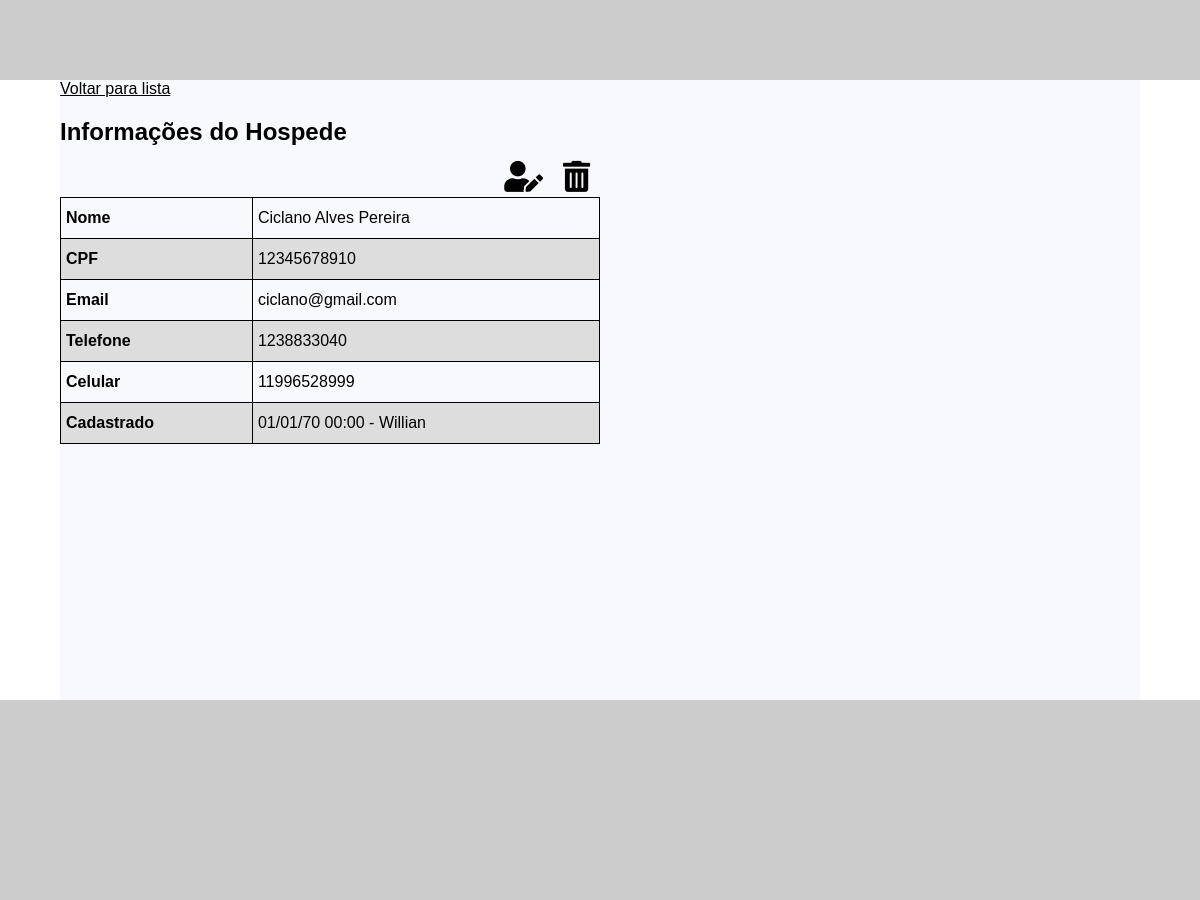
Screenshot of /detalhes-hospede.php?id=7 (signed in) with the database file from the repository.
### tables this page shows
CREATE TABLE IF NOT EXISTS `hospedes` (
  `id` int(11) NOT NULL AUTO_INCREMENT,
  `nome_completo` varchar(255) NOT NULL,
  `CPF` varchar(11) NOT NULL,
  `email` varchar(255) NOT NULL,
  `celular` varchar(11) NOT NULL,
  `telefone` varchar(10) DEFAULT NULL,
  `status` tinyint(11) DEFAULT '1',
  `dataCadastro` datetime DEFAULT NULL,
  `id_funcionario` int(11) DEFAULT NULL,
  PRIMARY KEY (`id`),
  UNIQUE KEY `email` (`email`),
  UNIQUE KEY `CPF` (`CPF`),
  KEY `CPF_2` (`CPF`),
  KEY `id_funcionario` (`id_funcionario`)
);

CREATE TABLE IF NOT EXISTS `funcionarios` (
  `id` int(11) NOT NULL AUTO_INCREMENT,
  `nome` varchar(100) NOT NULL,
  `email` varchar(100) NOT NULL,
  `senha` varchar(64) NOT NULL,
  `dataCadastro` datetime NOT NULL,
  PRIMARY KEY (`id`)
);

### server/conexao.class.php (called while the page is built, shortened)
<?php
abstract class Conexao{
    public function __construct(){
        $this->dbname = 'gestao-hoteleira';
        $this->host = 'localhost';
        $this->dbuser = 'root';
        $this->dbpass = '';
        try{
            $this->pdo = new PDO("mysql:host=".$this->host.";dbname=".$this->dbname, $this->dbuser, $this->dbpass);
        }catch(PDOException $e){
            $this->setStatus("Não conectado!");
        }
    }
}

### server/hospede.class.php (called while the page is built, shortened)
<?php
require_once 'conexao.class.php';
class Hospede extends Conexao{
    public function infoHospede($id){
        $sql = "select hospedes.*, funcionarios.nome
from hospedes join funcionarios
on funcionarios.id = hospedes.id_funcionario where hospedes.id = :id";
        $sql = $this->pdo->prepare($sql);
        $sql->bindValue(":id", $id);
        $sql->execute();
        if($sql->rowCount() > 0){
            return $sql->fetch();
        }else{
            return array();
        }
    }
}

### detalhes-hospede.php (the view, shortened to what this page needs)
<?php
require_once 'server/hospede.class.php';
$hospede = new Hospede();
if(isset($_GET['id']) and !empty($_GET['id'])){
    $id = $_GET['id'];
    $info = $hospede->infoHospede($id);
}else{
    header("Location: lista-hospedes.php");
}
require_once 'header.php';
?>
<div class="container">
    <a href="lista-hospedes.php">Voltar para lista</a>
    <div class="detalhes-hospede">
        <h2>Informações do Hospede</h2>
        <i id="excluirHospede" onclick="excluirHospede(<?php echo $info['id']; ?>)" class="fas fa-trash-alt"></i>
        <i id="editarHospede" onclick="editarHospede(<?php echo $info['id']; ?>)" class="fas fa-user-edit"></i>
        <table id="tabela-info-hospede">
            <tr>
                <th>Nome</th>
                <td id="tdNome"><?php echo $info['nome_completo']; ?></td>
            </tr>
            <tr>
                <th>CPF</th>
                <td id="tdCPF"><?php echo $info['CPF']; ?></td>
            </tr>
            <tr>
                <th>Email</th>
                <td id="tdEmail"><?php echo $info['email']; ?></td>
            </tr>
            <tr>
                <th>Telefone</th>
                <td id="tdTelefone"><?php echo $info['telefone']; ?></td>
            </tr>
            <tr>
                <th>Celular</th>
                <td id="tdCelular"><?php echo $info['celular']; ?></td>
            </tr>
            <tr>
                <th>Cadastrado</th>
                <td id="tdCelular"><?php echo date('d/m/y H:i', strtotime($info['dataCadastro'])).' - '.$info['nome'];  ?></td>
            </tr>
        </table>
    </div>
</div>
<?php
require_once 'footer.php';
?>

### css/style.css (style rules this page uses)
*,body { margin: 0; padding: 0; font-family: 'Quicksand', sans-serif; }
a { color: inherit; }
div.container { min-height: 600px; background-color: ghostwhite; padding-bottom: 20px; }
div.container { width: 90%; margin: 0 auto; }
.detalhes-hospede { width: 50%; padding-top: 20px; }
.detalhes-hospede i { float: right; margin: 0 10px 5px; font-size: 31px; cursor: pointer; }
.detalhes-hospede h2 { margin-bottom: 15px; }
.lista-hospedes table, .detalhes-hospede table { font-family: arial, sans-serif; border-collapse: collapse; width: 100%; }
.lista-hospedes table td, th, .detalhes-hospede table td { border: 1px solid #000; text-align: left; padding: 5px; }
.lista-hospedes table td, .detalhes-hospede table td { height: 30px; }
.lista-hospedes table tr:nth-child(even), .detalhes-hospede table tr:nth-child(even) { background-color: #ddd; }

### rows the page displays
hospedes: nome_completo "Ciclano Alves Pereira", CPF "12345678910", email "ciclano@gmail.com", telefone "1238833040", celular "11996528999", dataCadastro "01/01/70 00:00", id_funcionario.nome "Willian"
